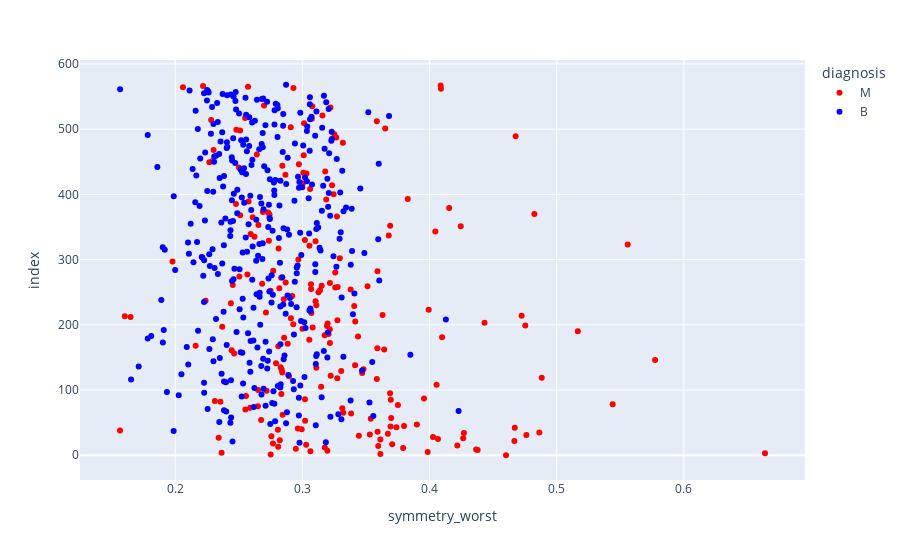

The notebook cell this image was saved under:
### Code cell
px.scatter(
    data_frame=df,
    x=df.symmetry_worst,
    color=df.diagnosis, 
    color_discrete_sequence=['red', 'blue']
)

### Figure 1 — Plotly figure (JSON) as saved in the notebook; plotly's stock layout.template omitted (floating-point values rounded to 4 significant figures; data arrays with more than 128 entries replaced by an {"elided": "..."} marker saying what was removed)
{"data": [{"hovertemplate": "diagnosis=M<br>symmetry_worst=%{x}<br>index=%{y}<extra></extra>", "legendgroup": "M", "marker": {"color": "red", "symbol": "circle"}, "mode": "markers", "name": "M", "orientation": "h", "showlegend": true, "type": "scatter", "x": {"elided": "212 float values"}, "xaxis": "x", "y": {"elided": "212 int values"}, "yaxis": "y"}, {"hovertemplate": "diagnosis=B<br>symmetry_worst=%{x}<br>index=%{y}<extra></extra>", "legendgroup": "B", "marker": {"color": "blue", "symbol": "circle"}, "mode": "markers", "name": "B", "orientation": "h", "showlegend": true, "type": "scatter", "x": {"elided": "357 float values"}, "xaxis": "x", "y": {"elided": "357 int values"}, "yaxis": "y"}], "layout": {"legend": {"title": {"text": "diagnosis"}, "tracegroupgap": 0}, "margin": {"t": 60}, "xaxis": {"anchor": "y", "domain": [0, 1], "title": {"text": "symmetry_worst"}}, "yaxis": {"anchor": "x", "domain": [0, 1], "title": {"text": "index"}}}}
